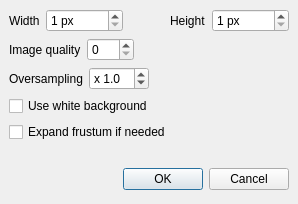
<?xml version="1.0" encoding="UTF-8"?>
<ui version="4.0">
 <class>ImageInterface</class>
 <widget class="QDialog" name="ImageInterface">
  <property name="geometry">
   <rect>
    <x>0</x>
    <y>0</y>
    <width>298</width>
    <height>204</height>
   </rect>
  </property>
  <property name="windowTitle">
   <string>Image settings</string>
  </property>
  <property name="windowIcon">
   <iconset>
    <normaloff>../../../../../../Documents and Settings/debunne/Bureau/libQGLViewer-2.2.0-1/doc/images/qglviewer.icon.png</normaloff>../../../../../../Documents and Settings/debunne/Bureau/libQGLViewer-2.2.0-1/doc/images/qglviewer.icon.png</iconset>
  </property>
  <layout class="QVBoxLayout">
   <property name="spacing">
    <number>6</number>
   </property>
   <property name="margin">
    <number>9</number>
   </property>
   <item>
    <layout class="QHBoxLayout">
     <property name="spacing">
      <number>6</number>
     </property>
     <property name="margin">
      <number>0</number>
     </property>
     <item>
      <widget class="QLabel" name="label_2">
       <property name="text">
        <string>Width</string>
       </property>
      </widget>
     </item>
     <item>
      <widget class="QSpinBox" name="imgWidth">
       <property name="toolTip">
        <string>Width of the image (in pixels)</string>
       </property>
       <property name="suffix">
        <string> px</string>
       </property>
       <property name="minimum">
        <number>1</number>
       </property>
       <property name="maximum">
        <number>32000</number>
       </property>
      </widget>
     </item>
     <item>
      <spacer>
       <property name="orientation">
        <enum>Qt::Horizontal</enum>
       </property>
       <property name="sizeHint" stdset="0">
        <size>
         <width>20</width>
         <height>22</height>
        </size>
       </property>
      </spacer>
     </item>
     <item>
      <widget class="QLabel" name="label_3">
       <property name="text">
        <string>Height</string>
       </property>
      </widget>
     </item>
     <item>
      <widget class="QSpinBox" name="imgHeight">
       <property name="toolTip">
        <string>Height of the image (in pixels)</string>
       </property>
       <property name="suffix">
        <string> px</string>
       </property>
       <property name="minimum">
        <number>1</number>
       </property>
       <property name="maximum">
        <number>32000</number>
       </property>
      </widget>
     </item>
    </layout>
   </item>
   <item>
    <layout class="QHBoxLayout">
     <property name="spacing">
      <number>6</number>
     </property>
     <property name="margin">
      <number>0</number>
     </property>
     <item>
      <widget class="QLabel" name="label_4">
       <property name="text">
        <string>Image quality</string>
       </property>
      </widget>
     </item>
     <item>
      <widget class="QSpinBox" name="imgQuality">
       <property name="toolTip">
        <string>Between 0 (smallest files) and 100 (highest quality)</string>
       </property>
       <property name="minimum">
        <number>0</number>
       </property>
       <property name="maximum">
        <number>100</number>
       </property>
      </widget>
     </item>
     <item>
      <spacer>
       <property name="orientation">
        <enum>Qt::Horizontal</enum>
       </property>
       <property name="sizeHint" stdset="0">
        <size>
         <width>40</width>
         <height>20</height>
        </size>
       </property>
      </spacer>
     </item>
    </layout>
   </item>
   <item>
    <layout class="QHBoxLayout">
     <property name="spacing">
      <number>6</number>
     </property>
     <property name="margin">
      <number>0</number>
     </property>
     <item>
      <widget class="QLabel" name="label">
       <property name="text">
        <string>Oversampling</string>
       </property>
      </widget>
     </item>
     <item>
      <widget class="QDoubleSpinBox" name="oversampling">
       <property name="toolTip">
        <string>Antialiases image (when larger then 1.0)</string>
       </property>
       <property name="prefix">
        <string>x </string>
       </property>
       <property name="decimals">
        <number>1</number>
       </property>
       <property name="minimum">
        <double>0.100000000000000</double>
       </property>
       <property name="maximum">
        <double>64.000000000000000</double>
       </property>
       <property name="singleStep">
        <double>1.000000000000000</double>
       </property>
       <property name="value">
        <double>1.000000000000000</double>
       </property>
      </widget>
     </item>
     <item>
      <spacer>
       <property name="orientation">
        <enum>Qt::Horizontal</enum>
       </property>
       <property name="sizeHint" stdset="0">
        <size>
         <width>40</width>
         <height>20</height>
        </size>
       </property>
      </spacer>
     </item>
    </layout>
   </item>
   <item>
    <widget class="QCheckBox" name="whiteBackground">
     <property name="toolTip">
      <string>Use white as background color</string>
     </property>
     <property name="text">
      <string>Use white background</string>
     </property>
    </widget>
   </item>
   <item>
    <widget class="QCheckBox" name="expandFrustum">
     <property name="toolTip">
      <string>When image aspect ratio differs from viewer's one, expand frustum as needed. Fits inside current frustum otherwise.</string>
     </property>
     <property name="text">
      <string>Expand frustum if needed</string>
     </property>
    </widget>
   </item>
   <item>
    <spacer>
     <property name="orientation">
      <enum>Qt::Vertical</enum>
     </property>
     <property name="sizeHint" stdset="0">
      <size>
       <width>20</width>
       <height>16</height>
      </size>
     </property>
    </spacer>
   </item>
   <item>
    <layout class="QHBoxLayout">
     <property name="spacing">
      <number>6</number>
     </property>
     <property name="margin">
      <number>0</number>
     </property>
     <item>
      <spacer>
       <property name="orientation">
        <enum>Qt::Horizontal</enum>
       </property>
       <property name="sizeHint" stdset="0">
        <size>
         <width>131</width>
         <height>31</height>
        </size>
       </property>
      </spacer>
     </item>
     <item>
      <widget class="QPushButton" name="okButton">
       <property name="text">
        <string>OK</string>
       </property>
      </widget>
     </item>
     <item>
      <widget class="QPushButton" name="cancelButton">
       <property name="text">
        <string>Cancel</string>
       </property>
      </widget>
     </item>
    </layout>
   </item>
  </layout>
 </widget>
 <resources/>
 <connections>
  <connection>
   <sender>okButton</sender>
   <signal>clicked()</signal>
   <receiver>ImageInterface</receiver>
   <slot>accept()</slot>
   <hints>
    <hint type="sourcelabel">
     <x>135</x>
     <y>184</y>
    </hint>
    <hint type="destinationlabel">
     <x>96</x>
     <y>254</y>
    </hint>
   </hints>
  </connection>
  <connection>
   <sender>cancelButton</sender>
   <signal>clicked()</signal>
   <receiver>ImageInterface</receiver>
   <slot>reject()</slot>
   <hints>
    <hint type="sourcelabel">
     <x>226</x>
     <y>184</y>
    </hint>
    <hint type="destinationlabel">
     <x>179</x>
     <y>282</y>
    </hint>
   </hints>
  </connection>
 </connections>
</ui>
